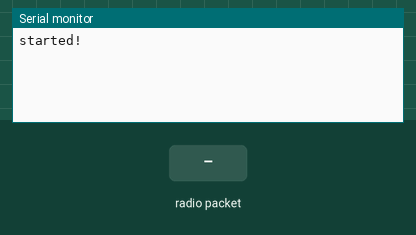
Recording of a sketch running on a simulated Arduino Uno, built with avr-gcc and run on an emulated ATmega328P. Parts: the last lines printed to the serial monitor. The inputs (shaded band) are chosen by the test bench. No radio packets arrive unless stated.

Above: at 1.2 s.
1.3 s: radio packet "1" arrives
At 2.5 s:
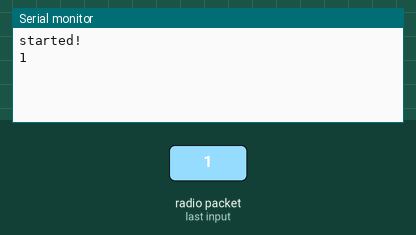
2.8 s: radio packet "0" arrives
At 3.8 s:
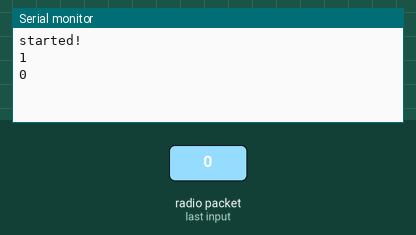
4.3 s: radio packet "2" arrives
At 5.0 s:
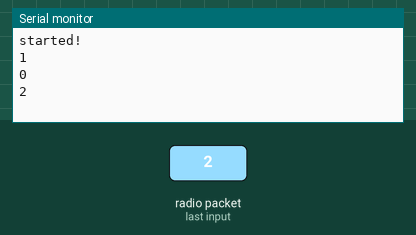

The sketch:

Receiver.ino
```cpp
#include <RF24Network.h>
#include <RF24.h>
#include <SPI.h>

int CE_PIN = 9;
int CSN_PIN = 10;

RF24 Radio (CE_PIN, CSN_PIN);

const byte address[6] = "00001";
void setup() {
  Serial.begin(9600);
  Serial.println("started!");
  Radio.begin();
  Radio.openReadingPipe(0, address);
  Radio.setPALevel(RF24_PA_MIN);
  Radio.startListening();
}

void loop() {
  if (Radio.available()) {
    char text[32] = "";
    Radio.read(&text, sizeof(text));
    Serial.println(text);
  }
}
```

Measured:
- after the input at 1.3 s, the serial monitor: prints a new line at once (image 1)
- after the input at 2.8 s, the serial monitor: prints a new line at once (image 2)
- after the input at 4.3 s, the serial monitor: prints a new line at once (image 3)
